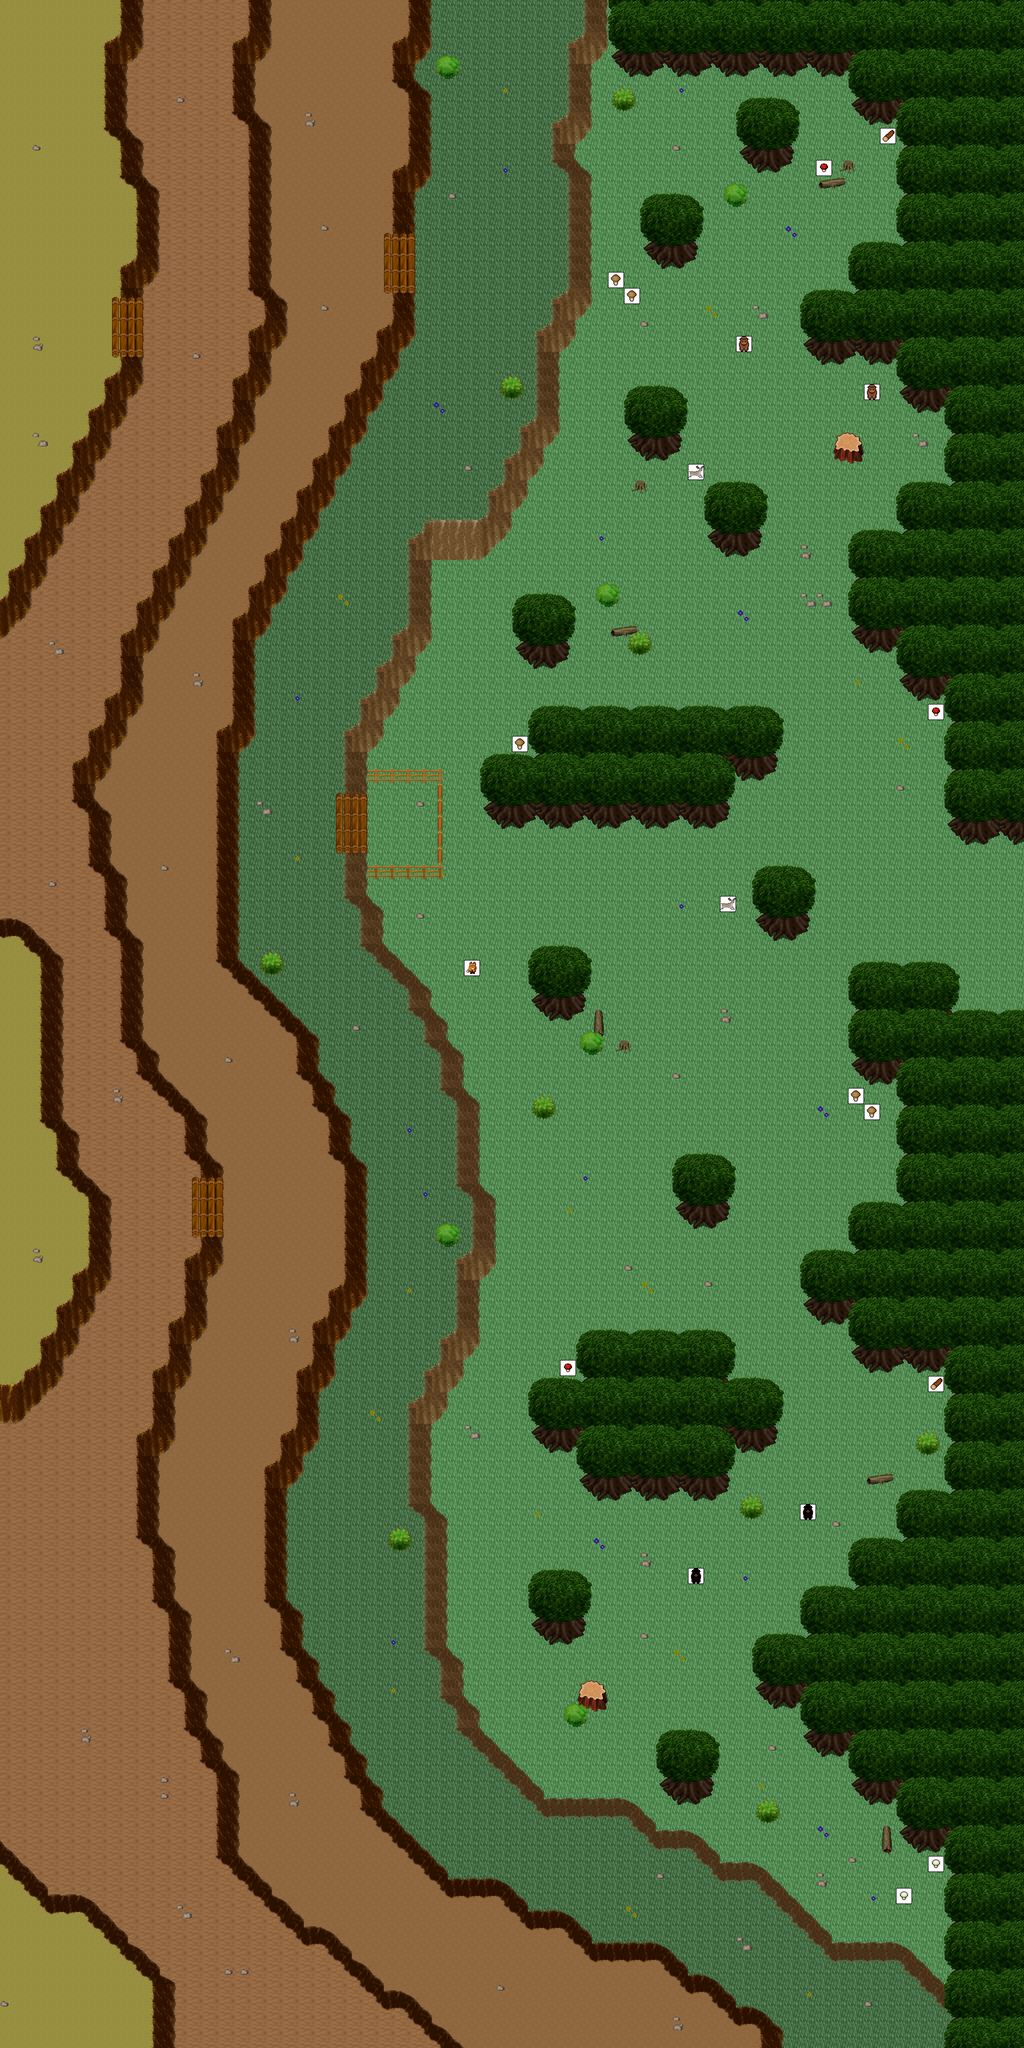

This is a level from a 2D game, rendered from its Tiled map with the project's own tilesets. A one-line summary and the map file follow, with tile-layer data summarised:
An orthogonal 64x128 tile map with 32x32 px tiles, 6 tile layers (0_floor, 1_terrain, 2_object, 3_roof, ...), 1 hidden layer not drawn, 16 tilesets and 77 objects (77x mapchange).

<map version="1.5" tiledversion="1.7.2" orientation="orthogonal" renderorder="right-down" width="64" height="128" tilewidth="32" tileheight="32" infinite="0" nextlayerid="9" nextobjectid="1">
 <tileset firstgid="1" name="collision" tilewidth="32" tileheight="32" tilecount="1" columns="1">
  <image source="../../tileset/logic/collision.png" width="32" height="32" />
 </tileset>
 <tileset firstgid="2" name="ground" tilewidth="32" tileheight="32" tilecount="33" columns="3">
  <image source="../../tileset/ground/ground.png" width="96" height="352" />
 </tileset>
 <tileset firstgid="35" name="earth_pale" tilewidth="32" tileheight="32" tilecount="96" columns="12">
  <image source="../../tileset/ground/ridge/earth_pale.png" width="384" height="256" />
 </tileset>
 <tileset firstgid="131" name="earth_dark" tilewidth="32" tileheight="32" tilecount="96" columns="12">
  <image source="../../tileset/ground/ridge/earth_dark.png" width="384" height="256" />
 </tileset>
 <tileset firstgid="227" name="horizontal_dark" tilewidth="32" tileheight="32" tilecount="3" columns="1">
  <image source="../../tileset/ground/ladder/horizontal_dark.png" width="32" height="96" />
 </tileset>
 <tileset firstgid="230" name="tree_darkgreen" tilewidth="32" tileheight="32" tilecount="88" columns="8">
  <image source="../../tileset/plant/tree/tree_darkgreen.png" width="256" height="352" />
 </tileset>
 <tileset firstgid="318" name="stump_pale_purple" tilewidth="32" tileheight="32" tilecount="4" columns="2">
  <image source="../../tileset/plant/stump/stump_pale_purple.png" width="64" height="64" />
 </tileset>
 <tileset firstgid="322" name="hollow_logs" tilewidth="32" tileheight="32" tilecount="6" columns="3">
  <image source="../../tileset/plant/stump/hollow_logs.png" width="96" height="64" />
 </tileset>
 <tileset firstgid="328" name="daisy_yellow" tilewidth="32" tileheight="32" tilecount="8" columns="2">
  <image source="../../tileset/plant/flower/daisy_yellow.png" width="64" height="128" />
 </tileset>
 <tileset firstgid="336" name="daisy_blue" tilewidth="32" tileheight="32" tilecount="8" columns="2">
  <image source="../../tileset/plant/flower/daisy_blue.png" width="64" height="128" />
 </tileset>
 <tileset firstgid="344" name="leafy_2" tilewidth="32" tileheight="32" tilecount="12" columns="6">
  <image source="../../tileset/plant/bush/leafy_2.png" width="192" height="64" />
 </tileset>
 <tileset firstgid="356" name="pebbles" tilewidth="32" tileheight="32" tilecount="3" columns="1">
  <image source="../../tileset/ground/rock/pebbles.png" width="32" height="96" />
 </tileset>
 <tileset firstgid="359" name="mushroom" tilewidth="32" tileheight="32" tilecount="6" columns="6">
  <image source="../../tileset/logic/item/mushroom.png" width="192" height="32" />
 </tileset>
 <tileset firstgid="365" name="resources" tilewidth="32" tileheight="32" tilecount="6" columns="6">
  <image source="../../tileset/logic/item/resources.png" width="192" height="32" />
 </tileset>
 <tileset firstgid="371" name="animal" tilewidth="32" tileheight="32" tilecount="32" columns="8">
  <image source="../../tileset/logic/creature/animal.png" width="256" height="128" />
 </tileset>
 <tileset firstgid="403" name="fence_chunky" tilewidth="32" tileheight="32" tilecount="21" columns="3">
  <image source="../../tileset/building/fence/fence_chunky.png" width="96" height="224" />
 </tileset>
 <layer id="1" name="0_floor" width="64" height="128">
  <data>[8192 cells, 8192 non-empty, 5 distinct tile ids]</data>
 </layer>
 <layer id="2" name="1_terrain" width="64" height="128">
  <data>[8192 cells, 1814 non-empty, 75 distinct tile ids]</data>
 </layer>
 <layer id="3" name="2_object" width="64" height="128">
  <data>[8192 cells, 97 non-empty, 8 distinct tile ids]</data>
 </layer>
 <layer id="4" name="3_roof" width="64" height="128">
  <data>[8192 cells, 1423 non-empty, 26 distinct tile ids]</data>
 </layer>
 <layer id="5" name="objects" width="64" height="128">
  <data>[8192 cells, 19 non-empty, 8 distinct tile ids]</data>
 </layer>
 <layer id="6" name="collision" width="64" height="128" visible="0" opacity="0.42">
  <data>[8192 cells, 1941 non-empty, 1 distinct tile ids]</data>
 </layer>
 <layer id="7" name="protection" width="64" height="128">
  <data>[8192 cells, 0 non-empty, 0 distinct tile ids]</data>
 </layer>
 <objectgroup name="Mapevents">
  <object name="north" type="mapchange" id="1" x="0" y="0" width="256" height="32">
   <properties>
    <property name="map" value="0_sikhw_desert_e_x2_y3" />
    <property name="place" value="south" />
   </properties>
  </object>
  <object name="north2" type="mapchange" id="2" x="288" y="0" width="224" height="32">
   <properties>
    <property name="map" value="0_sikhw_desert_e_x2_y3" />
    <property name="place" value="south2" />
   </properties>
  </object>
  <object name="north3" type="mapchange" id="3" x="544" y="0" width="288" height="32">
   <properties>
    <property name="map" value="0_sikhw_desert_e_x2_y3" />
    <property name="place" value="south3" />
   </properties>
  </object>
  <object name="north4" type="mapchange" id="4" x="864" y="0" width="160" height="32">
   <properties>
    <property name="map" value="0_sikhw_desert_e_x2_y3" />
    <property name="place" value="south4" />
   </properties>
  </object>
  <object name="south" type="mapchange" id="5" x="0" y="992" width="96" height="32">
   <properties>
    <property name="map" value="0_kalavan_castle_w_x0_y1" />
    <property name="place" value="north" />
   </properties>
  </object>
  <object name="south2" type="mapchange" id="6" x="160" y="992" width="224" height="32">
   <properties>
    <property name="map" value="0_kalavan_castle_w_x0_y1" />
    <property name="place" value="north2" />
   </properties>
  </object>
  <object name="south3" type="mapchange" id="7" x="448" y="992" width="160" height="32">
   <properties>
    <property name="map" value="0_kalavan_castle_w_x0_y1" />
    <property name="place" value="north3" />
   </properties>
  </object>
  <object name="south4" type="mapchange" id="8" x="640" y="992" width="352" height="32">
   <properties>
    <property name="map" value="0_kalavan_castle_w_x0_y1" />
    <property name="place" value="north4" />
   </properties>
  </object>
  <object name="west" type="mapchange" id="9" x="0" y="0" width="32" height="1024">
   <properties>
    <property name="map" value="0_sikhw_desert_se_x1_y0" />
    <property name="place" value="east" />
   </properties>
  </object>
  <object name="east" type="mapchange" id="10" x="992" y="0" width="32" height="768">
   <properties>
    <property name="map" value="0_kalavan_castle_w_x1_y0" />
    <property name="place" value="west" />
   </properties>
  </object>
  <object name="east2" type="mapchange" id="11" x="992" y="800" width="32" height="160">
   <properties>
    <property name="map" value="0_kalavan_castle_w_x1_y0" />
    <property name="place" value="west2" />
   </properties>
  </object>
  <object name="north_1" type="mapchange" id="12" x="1024" y="0" width="160" height="32">
   <properties>
    <property name="map" value="0_sikhw_desert_e_x3_y3" />
    <property name="place" value="south" />
   </properties>
  </object>
  <object name="south_1" type="mapchange" id="13" x="1024" y="992" width="864" height="32">
   <properties>
    <property name="map" value="0_kalavan_castle_w_x1_y1" />
    <property name="place" value="north" />
   </properties>
  </object>
  <object name="west_1" type="mapchange" id="14" x="1024" y="0" width="32" height="768">
   <properties>
    <property name="map" value="0_kalavan_castle_w_x0_y0" />
    <property name="place" value="east" />
   </properties>
  </object>
  </objectgroup>
</map>
<!-- 63 of 77 objects omitted -->
